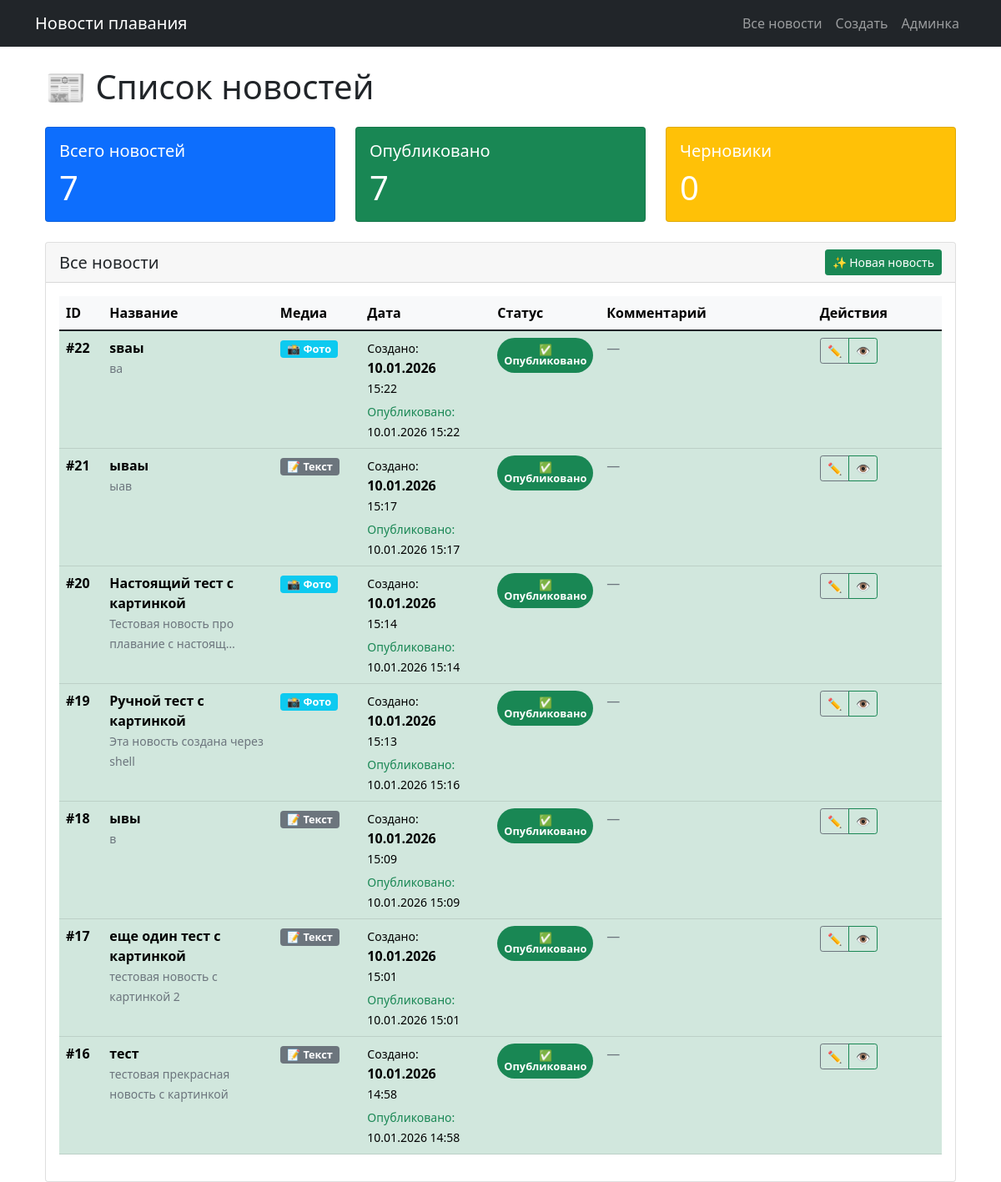
/, run on an earlier commit of the app's database.
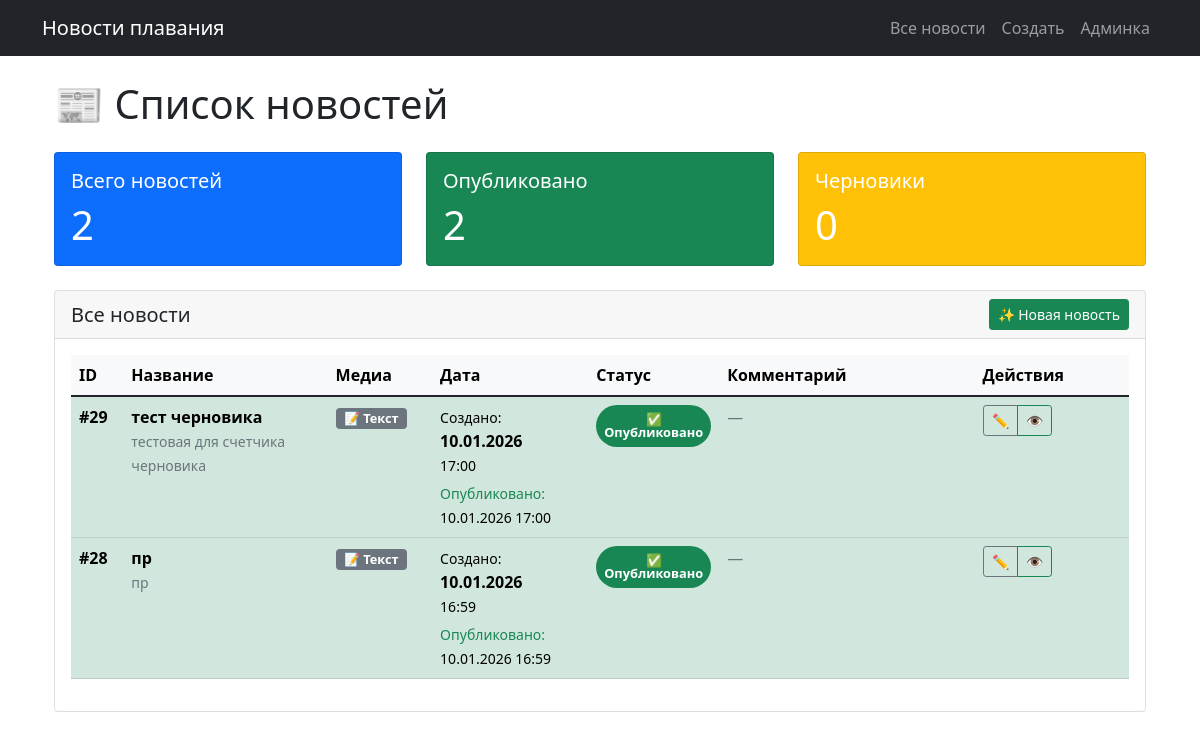
And on a later commit of the database.
### news/models.py (models this page shows, shortened)
class NewsPost(models.Model):
    title = models.CharField(max_length=200, verbose_name="Заголовок")
    content = models.TextField(verbose_name="Текст новости")
    comment = models.TextField(
        blank=True,
        null=True,
        verbose_name="Комментарий/Заметки",
        help_text="Внутренние заметки о новости (не публикуется в Telegram)"
    )
    image = models.ImageField(
        upload_to='news_images/',
        blank=True,
        null=True,
        verbose_name="Изображение"
    )
    video = models.FileField(
        upload_to='news_videos/',
        blank=True,
        null=True,
        verbose_name="Видео",
        help_text="Загрузите видеофайл (MP4, MOV, AVI)"
    )
    video_url = models.URLField(
        blank=True,
        null=True,
        verbose_name="Ссылка на видео",
        help_text="Или укажите ссылку на YouTube/Vimeo"
    )
    document = models.FileField(
        upload_to='news_documents/',  # Убедитесь, что это та же папка
        blank=True,
        null=True,
        verbose_name="Документ"
    )
    created_at = models.DateTimeField(auto_now_add=True, verbose_name="Создано")
    is_published = models.BooleanField(default=False, verbose_name="Опубликовано")
    published_at = models.DateTimeField(null=True, blank=True, verbose_name="Дата публикации")
    class Meta:
        verbose_name = "Новость"
        verbose_name_plural = "Новости"
        ordering = ['-created_at']  # Сортировка по дате создания

### news/views.py (the view)
# urls.py: path('', views.news_list, name='news_list'),
def news_list(request):
    posts = NewsPost.objects.all().order_by('-created_at')
    total = posts.count()
    published_count = NewsPost.objects.filter(is_published=True).count()
    draft_count = NewsPost.objects.filter(is_published=False).count()
    context = {
        'posts': posts,
        'total_count': total,
        'published_count': published_count,
        'draft_count': draft_count,
    }
    return render(request, 'news/news_list.html', context)

### templates/news/news_list.html (shortened to what the changed rows need)
{% extends 'base.html' %}
{% block content %}
<div class="container mt-4">
    <h1 class="mb-4">📰 Список новостей</h1>
    <div class="row mb-4">
        <div class="col-md-4">
            <div class="card text-white bg-primary">
                <div class="card-body">
                    <h5 class="card-title">Всего новостей</h5>
                    <p class="card-text display-6">{{ total_count }}</p>
                </div>
            </div>
        </div>
        <div class="col-md-4">
            <div class="card text-white bg-success">
                <div class="card-body">
                    <h5 class="card-title">Опубликовано</h5>
                    <p class="card-text display-6">{{ published_count }}</p>
                </div>
            </div>
        </div>
    </div>
    <div class="card">
        <div class="card-body">
            <div class="table-responsive">
                <table class="table table-hover">
                    <thead class="table-light">
                        <tr>
                            <th style="width: 5%">ID</th>
                            <th style="width: 20%">Название</th>
                            <th style="width: 10%">Медиа</th>
                            <th style="width: 15%">Дата</th>
                            <th style="width: 10%">Статус</th>
                            <th style="width: 25%">Комментарий</th>
                            <th style="width: 15%">Действия</th>
                        </tr>
                    </thead>
                    <tbody>
                        {% for post in posts %}
                        <tr class="{% if post.is_published %}table-success{% else %}table-warning{% endif %}">
                            <td><strong>#{{ post.id }}</strong></td>
                            <td>
                                <div class="fw-bold">{{ post.title|truncatechars:30 }}</div>
                                <small class="text-muted">
                                    {{ post.content|truncatechars:40|default:"Без текста" }}
                                </small>
                            </td>
                            <td>
                                {% if post.video %}
                                    <span class="badge bg-danger">🎬 Видео</span>
                                {% elif post.video_url %}
                                    <span class="badge bg-warning text-dark">🔗 Ссылка</span>
                                {% elif post.image %}
                                    <span class="badge bg-info">📸 Фото</span>
                                {% else %}
                                    <span class="badge bg-secondary">📝 Текст</span>
                                {% endif %}
                            </td>
                            <td>
                                <div><small>Создано:</small></div>
                                <div class="fw-bold">{{ post.created_at|date:"d.m.Y" }}</div>
                                <div><small>{{ post.created_at|date:"H:i" }}</small></div>
                                {% if post.published_at %}
                                <div class="mt-1">
                                    <small class="text-success">Опубликовано:</small><br>
                                    <small>{{ post.published_at|date:"d.m.Y H:i" }}</small>
                                </div>
                                {% endif %}
                            </td>
                            <td>
                                {% if post.is_published %}
                                    <span class="badge bg-success rounded-pill p-2">
                                        ✅<br>Опубликовано
                                    </span>
                                {% else %}
                                    <span class="badge bg-warning rounded-pill p-2">
                                        📋<br>Черновик
                                    </span>
                                {% endif %}
                            </td>
                            <td>
                                {% if post.comment %}
                                    <div class="bg-light p-2 rounded" style="font-size: 0.85em;">
                                        {{ post.comment|linebreaks|truncatechars:100 }}
                                    </div>
                                {% else %}
                                    <span class="text-muted">—</span>
                                {% endif %}
                            </td>
                            <td>
                                <div class="btn-group btn-group-sm">
                                    <a href="/admin/news/newspost/{{ post.id }}/change/"
                                       class="btn btn-outline-secondary"
                                       target="_blank"
                                       title="Редактировать">
                                        ✏️
                                    </a>
                                    {% if post.is_published %}
                                    <a href="https://t.me/swmnews"
                                       class="btn btn-outline-success"
                                       target="_blank"
                                       title="Посмотреть в Telegram">
                                        👁️
                                    </a>
                                    {% endif %}
                                </div>
                            </td>
                        </tr>
                        {% endfor %}
                    </tbody>
                </table>
            </div>
        </div>
    </div>
</div>
{% endblock %}

What changed in the data, as far as the page shows it:
removed NewsPost: id "22", title "sваы", content "ва", shows "📸 Фото", created_at "10.01.2026", created_at "15:22", published_at "10.01.2026 15:22", is_published "Опубликовано"
removed NewsPost: id "21", title "ываы", content "ыав", image "📝 Текст", created_at "10.01.2026", created_at "15:17", published_at "10.01.2026 15:17", is_published "Опубликовано"
removed NewsPost: id "20", title "Настоящий тест с картинкой", content "Тестовая новость про плавание с настоящ…", shows "📸 Фото", created_at "10.01.2026", created_at "15:14", published_at "10.01.2026 15:14", is_published "Опубликовано"
removed NewsPost: id "19", title "Ручной тест с картинкой", content "Эта новость создана через shell", shows "📸 Фото", created_at "10.01.2026", created_at "15:13", published_at "10.01.2026 15:16", is_published "Опубликовано"
removed NewsPost: id "18", title "ывы", content "в", image "📝 Текст", created_at "10.01.2026", created_at "15:09", published_at "10.01.2026 15:09", is_published "Опубликовано"
removed NewsPost: id "17", title "еще один тест с картинкой", content "тестовая новость с картинкой 2", image "📝 Текст", created_at "10.01.2026", created_at "15:01", published_at "10.01.2026 15:01", is_published "Опубликовано"
removed NewsPost: id "16", title "тест", content "тестовая прекрасная новость с картинкой", image "📝 Текст", created_at "10.01.2026", created_at "14:58", published_at "10.01.2026 14:58", is_published "Опубликовано"
added NewsPost: id "29", title "тест черновика", content "тестовая для счетчика черновика", video "📝 Текст", created_at "10.01.2026", created_at "17:00", published_at "10.01.2026 17:00", is_published "Опубликовано"
added NewsPost: id "28", title "пр", content "пр", video "📝 Текст", created_at "10.01.2026", created_at "16:59", published_at "10.01.2026 16:59", is_published "Опубликовано"
Also different on the page:
{{ total_count }}: "7" → "2"
{{ published_count }}: "7" → "2"
